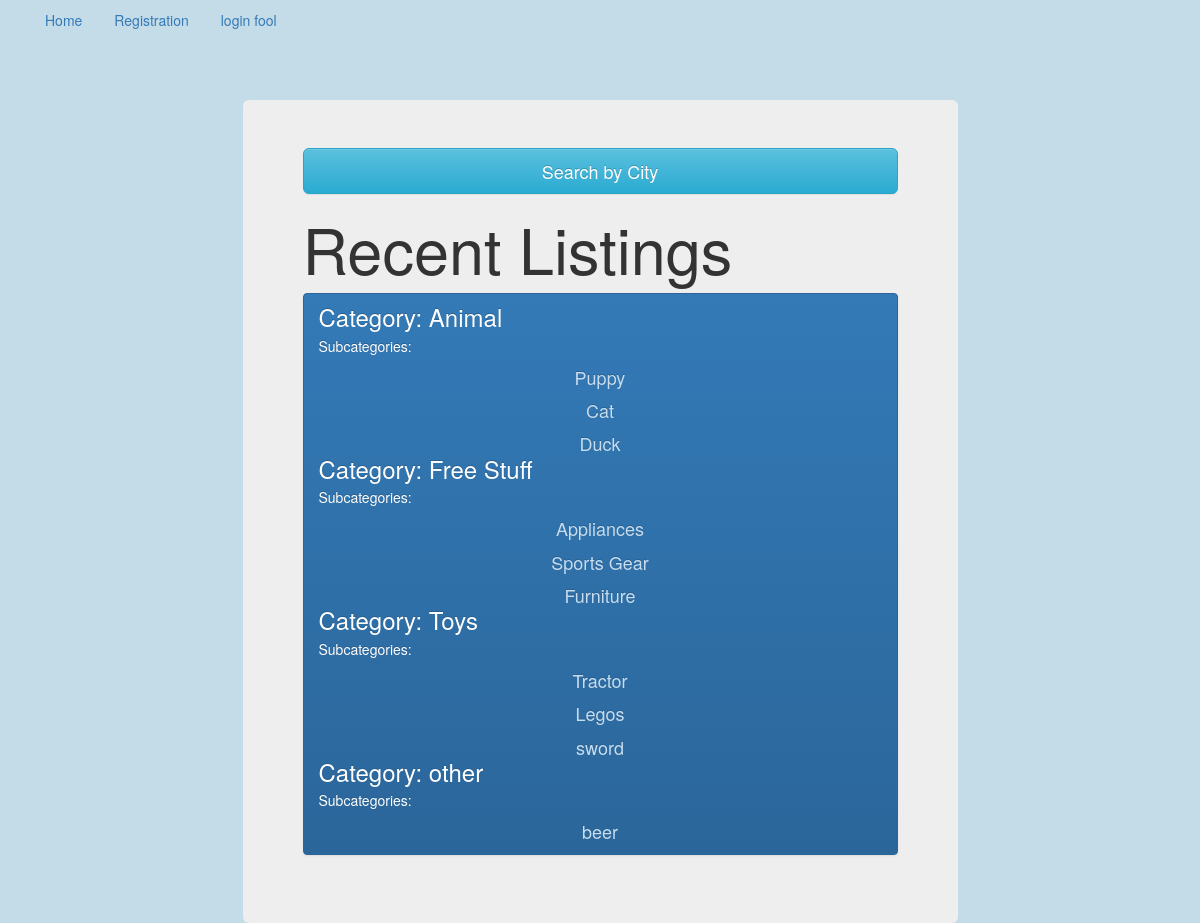
The page / on the database its author committed.
### app/models.py (models this page shows)
class Category(models.Model):
    name = models.CharField(max_length=30)
    city = models.ForeignKey(City)
    def __str__(self):
        return self.name
    class Meta:
        verbose_name_plural = "Categories"

class SubCategory(models.Model):
    name = models.CharField(max_length=30)
    category = models.ForeignKey(Category)
    objects = SubCategoryManager()
    def __str__(self):
        return self.name
    class Meta:
        verbose_name_plural = "SubCategories"

### app/views.py (the view)
# urls.py: url(r'^$', MainView.as_view(), name="main_view"),
class MainView(TemplateView):
    template_name = 'index.html'
    def get_context_data(self, **kwargs):
        context = super(MainView, self).get_context_data(**kwargs)
        context['categories'] = Category.objects.all()
        return context

### templates/index.html
{% extends 'base.html' %}
{% block content %}
<br><br><br>
    <div class="jumbotron">
        <p><a class="btn btn-info btn-lg btn-block" href="{% url 'city_list_view' %}" role="button">Search by City</a></p>
        <h1>Recent Listings</h1>
    <div class="postcontainer">
        <div class="list-group">
            <a href="#" class="list-group-item active">
            {% for cat in categories %}
                <li><h3 h4 class="list-group-item-heading">Category: {{ cat }}</h3>
                    <li>Subcategories: </li>
                    <ul>
                        {% for sub in cat.subcategory_set.all %}
                            <li><h4 class="list-group-item-text">{{ sub }}</h4></li>
                        {% endfor %}
                    </ul>
                </li>
            {% endfor %}
            </a>
        </div>
    </div>
    </div>
{% endblock %}

### app/static/styles.css (style rules this page uses)
.postcontainer ul li { display: inline; text-align: center; }
.postcontainer ul { margin: 0; padding: 0; list-style-type: none; text-align: center; }
.jumbotron { width: 715px; margin: auto; }
body { background-color: #c4dce8; }

### rows shown on the page
Category: name "Animal"
SubCategory: name "Puppy"
SubCategory: name "Cat"
SubCategory: name "Duck"
Category: name "Free Stuff"
SubCategory: name "Appliances"
SubCategory: name "Sports Gear"
SubCategory: name "Furniture"
Category: name "Toys"
SubCategory: name "Tractor"
SubCategory: name "Legos"
SubCategory: name "sword"
Category: name "other"
SubCategory: name "beer"
